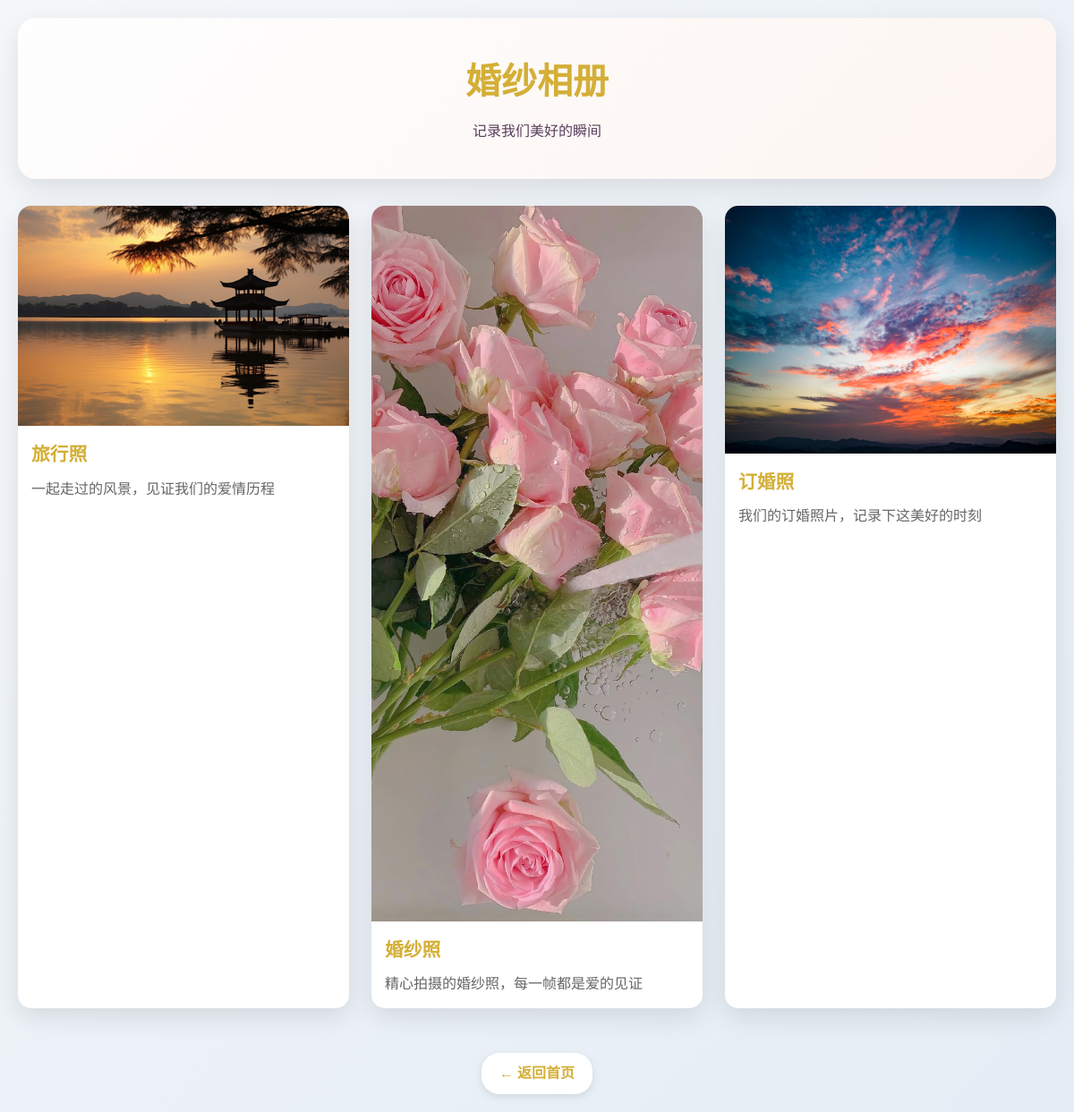
Page /gallery/ on the committed database.
### invitation/models.py (models this page shows, shortened)
class GalleryImage(models.Model):
    title = models.CharField(max_length=200, verbose_name='图片标题')
    image = models.ImageField(upload_to=settings.GALLERY_UPLOAD_PATH, verbose_name='图片')
    description = models.TextField(blank=True, null=True, verbose_name='图片描述')
    uploaded_at = models.DateTimeField(auto_now_add=True, verbose_name='上传时间')
    class Meta:
        verbose_name = '相册图片'  # 单数形式的模型名称
        verbose_name_plural = '相册图片'  # 复数形式的模型名称
    def get_image_url(self):
        if self.image and hasattr(self.image, 'url'):
            try:
                return self.image.url
            except ValueError:
                return None
        return None
    def has_image(self):
        return bool(self.get_image_url())

### invitation/views.py (the view)
# urls.py: path('gallery/', views.gallery, name='gallery'),
def gallery(request):
    client_ip = get_client_ip(request)
    logger.info(f"相册页面请求 - IP: {client_ip}")
    try:
        logger.debug("数据库操作 - 开始获取相册图片")
        gallery_images = GalleryImage.objects.all().order_by('-uploaded_at')
        logger.debug("数据库操作 - 开始获取最新的婚礼事件")
        wedding_event = WeddingEvent.objects.order_by('-created_at').first()
        logger.info(
            f"相册页面加载 - 相册图片数量: {gallery_images.count()}, 婚礼事件: {wedding_event.title if wedding_event else 'None'}")
        context = {
            'gallery_images': gallery_images,
            'wedding_event': wedding_event
        }
        logger.info(f"相册页面渲染完成 - IP: {client_ip}, 图片数量: {gallery_images.count()}")
        return render(request, 'gallery.html', context)
    except Exception as e:
        logger.error(f"相册页面加载失败 - IP: {client_ip}, 错误: {str(e)}", exc_info=True)
        context = {
            'gallery_images': [],
            'wedding_event': None
        }
        return render(request, 'gallery.html', context)

### invitation/views.py (called while the page is built)
def get_client_ip(request):
    logger.debug(
        f"Request信息 - 方法: {request.method}, 路径: {request.path}, 内容类型: {getattr(request, 'content_type', 'unknown')}")
    x_forwarded_for = request.META.get('HTTP_X_FORWARDED_FOR')
    logger.debug(f"HTTP_X_FORWARDED_FOR头部值: {x_forwarded_for}")
    if x_forwarded_for:
        ip = x_forwarded_for.split(',')[0]
        logger.debug(f"从X-Forwarded-For获取到的IP: {ip}")
    else:
        ip = request.META.get('REMOTE_ADDR')
        logger.debug(f"从REMOTE_ADDR获取到的IP: {ip}")
    logger.info(f"最终获取到的客户端IP: {ip}")
    return ip

### templates/gallery.html (shortened to what this page needs)
<!DOCTYPE html>
<html lang="zh-CN">
<head>
    <link rel="stylesheet" href="/static/css/style.css">
</head>
<body>
    <div class="container">
        <div class="header">
            <h1>婚纱相册</h1>
            <p>记录我们美好的瞬间</p>
        </div>
        {% if gallery_images %}
        <div class="gallery-grid">
            {% for image in gallery_images %}
            <div class="gallery-item">
                {% if image.has_image %}
                <img src="{{ image.get_image_url }}" alt="{{ image.title }}" class="gallery-image">
                {% else %}
                <img src="/static/images/default_gallery.jpg" alt="{{ image.title }}" class="gallery-image" onerror="this.onerror=null;this.src='/static/images/default_image.png';">
                {% endif %}
                <div class="gallery-info">
                    <h3>{{ image.title }}</h3>
                    {% if image.description %}
                    <p>{{ image.description }}</p>
                    {% endif %}
                </div>
            </div>
            {% endfor %}
        </div>
        {% else %}
        <div class="no-images">
            <p>暂无相册图片</p>
        </div>
        {% endif %}
        <div style="text-align: center; margin-top: 30px;">
            <a href="/" class="back-home">← 返回首页</a>
        </div>
    </div>
</body>
</html>

### static/css/style.css (style rules this page uses)
* { margin: 0; padding: 0; box-sizing: border-box; }
body { font-family: 'Noto Serif SC', serif; background: linear-gradient(135deg, #f5f7fa 0%, #e4edf5 100%); color: #5a3d5c; line-height: 1.6; overflow-x: hidden; }
.container { max-width: 1200px; margin: 0 auto; padding: 20px; }
h1, h2, h3, h4, h5, h6 { color: #5a3d5c; font-weight: 700; }
h1 { font-size: 2.5rem; }
h3 { font-size: 1.5rem; margin-bottom: 15px; }

### templates/gallery.html (style rules this page uses)
* { margin: 0; padding: 0; box-sizing: border-box; }
body { font-family: 'Noto Serif SC', serif; background: linear-gradient(135deg, #f5f7fa 0%, #e4edf5 100%); color: #5a3d5c; line-height: 1.6; }
.container { max-width: 1200px; margin: 0 auto; padding: 20px; }
.header { text-align: center; padding: 40px 20px; background: linear-gradient(135deg, rgba(255,255,255,0.9) 0%, rgba(255,245,240,0.9) 100%); border-radius: 20px; margin-bottom: 30px; box-shadow: 0 10px 30px rgba(0,0,0,0.1); }
.header h1 { font-size: 2.5rem; color: #d4af37; margin-bottom: 10px; }
.gallery-grid { display: grid; grid-template-columns: repeat(auto-fill, minmax(280px, 1fr)); gap: 25px; margin: 30px 0; }
.gallery-item { background: white; border-radius: 15px; overflow: hidden; box-shadow: 0 10px 30px rgba(0,0,0,0.1); transition: transform 0.3s ease, box-shadow 0.3s ease; position: relative; display: flex; flex-direction: column; }
.gallery-image { width: 100%; height: auto; object-fit: contain; display: block; background: #f0f0f0; object-position: center; }
.gallery-info { padding: 15px; flex-grow: 1; }
.gallery-info h3 { color: #d4af37; margin-bottom: 10px; font-size: 1.3rem; }
.gallery-info p { color: #666; line-height: 1.5; }
.back-home { display: inline-block; margin-top: 20px; color: #d4af37; text-decoration: none; font-weight: bold; padding: 10px 20px; border-radius: 20px; background: white; box-shadow: 0 3px 10px rgba(0,0,0,0.1); }

### rows in the picture
GalleryImage: get_image_url (picture), title "旅行照", description "一起走过的风景，见证我们的爱情历程"
GalleryImage: get_image_url (picture), title "婚纱照", description "精心拍摄的婚纱照，每一帧都是爱的见证"
GalleryImage: get_image_url (picture), title "订婚照", description "我们的订婚照片，记录下这美好的时刻"
